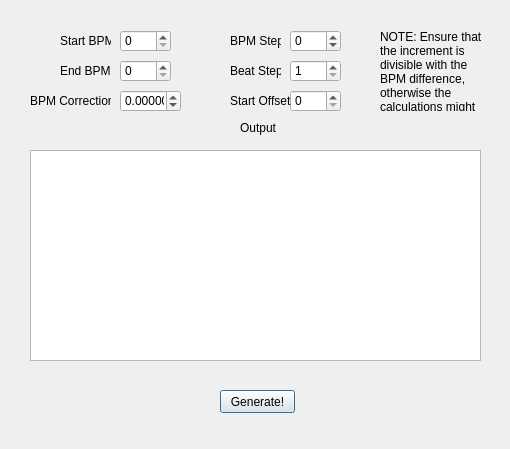
<?xml version="1.0" encoding="UTF-8"?>
<ui version="4.0">
 <class>BPMGenerator</class>
 <widget class="QDialog" name="BPMGenerator">
  <property name="geometry">
   <rect>
    <x>0</x>
    <y>0</y>
    <width>510</width>
    <height>449</height>
   </rect>
  </property>
  <property name="windowTitle">
   <string>BPMGenerator</string>
  </property>
  <widget class="QLabel" name="label">
   <property name="geometry">
    <rect>
     <x>60</x>
     <y>30</y>
     <width>51</width>
     <height>21</height>
    </rect>
   </property>
   <property name="text">
    <string>Start BPM</string>
   </property>
  </widget>
  <widget class="QLabel" name="label_2">
   <property name="geometry">
    <rect>
     <x>60</x>
     <y>60</y>
     <width>51</width>
     <height>21</height>
    </rect>
   </property>
   <property name="text">
    <string>End BPM</string>
   </property>
  </widget>
  <widget class="QLabel" name="label_3">
   <property name="geometry">
    <rect>
     <x>230</x>
     <y>30</y>
     <width>51</width>
     <height>21</height>
    </rect>
   </property>
   <property name="text">
    <string>BPM Step</string>
   </property>
  </widget>
  <widget class="QLabel" name="label_6">
   <property name="geometry">
    <rect>
     <x>240</x>
     <y>120</y>
     <width>47</width>
     <height>16</height>
    </rect>
   </property>
   <property name="text">
    <string>Output</string>
   </property>
  </widget>
  <widget class="QTextEdit" name="output">
   <property name="geometry">
    <rect>
     <x>30</x>
     <y>150</y>
     <width>451</width>
     <height>211</height>
    </rect>
   </property>
   <property name="readOnly">
    <bool>true</bool>
   </property>
  </widget>
  <widget class="QLabel" name="label_7">
   <property name="geometry">
    <rect>
     <x>380</x>
     <y>30</y>
     <width>111</width>
     <height>81</height>
    </rect>
   </property>
   <property name="text">
    <string>NOTE: Ensure that the increment is divisible with the BPM difference, otherwise the calculations might be wrong!</string>
   </property>
   <property name="textFormat">
    <enum>Qt::AutoText</enum>
   </property>
   <property name="scaledContents">
    <bool>false</bool>
   </property>
   <property name="alignment">
    <set>Qt::AlignLeading|Qt::AlignLeft|Qt::AlignTop</set>
   </property>
   <property name="wordWrap">
    <bool>true</bool>
   </property>
  </widget>
  <widget class="QPushButton" name="generate">
   <property name="geometry">
    <rect>
     <x>220</x>
     <y>390</y>
     <width>75</width>
     <height>23</height>
    </rect>
   </property>
   <property name="text">
    <string>Generate!</string>
   </property>
  </widget>
  <widget class="QLabel" name="label_4">
   <property name="geometry">
    <rect>
     <x>230</x>
     <y>60</y>
     <width>51</width>
     <height>21</height>
    </rect>
   </property>
   <property name="text">
    <string>Beat Step</string>
   </property>
  </widget>
  <widget class="QSpinBox" name="beatstep">
   <property name="geometry">
    <rect>
     <x>290</x>
     <y>60</y>
     <width>51</width>
     <height>22</height>
    </rect>
   </property>
   <property name="minimum">
    <number>1</number>
   </property>
   <property name="maximum">
    <number>16</number>
   </property>
  </widget>
  <widget class="QSpinBox" name="bpmstep">
   <property name="geometry">
    <rect>
     <x>290</x>
     <y>30</y>
     <width>51</width>
     <height>22</height>
    </rect>
   </property>
   <property name="minimum">
    <number>-10</number>
   </property>
   <property name="maximum">
    <number>10</number>
   </property>
  </widget>
  <widget class="QSpinBox" name="start">
   <property name="geometry">
    <rect>
     <x>120</x>
     <y>30</y>
     <width>51</width>
     <height>22</height>
    </rect>
   </property>
   <property name="maximum">
    <number>2147483647</number>
   </property>
  </widget>
  <widget class="QSpinBox" name="end">
   <property name="geometry">
    <rect>
     <x>120</x>
     <y>60</y>
     <width>51</width>
     <height>22</height>
    </rect>
   </property>
   <property name="maximum">
    <number>2147483647</number>
   </property>
  </widget>
  <widget class="QSpinBox" name="startoffset">
   <property name="geometry">
    <rect>
     <x>290</x>
     <y>90</y>
     <width>51</width>
     <height>22</height>
    </rect>
   </property>
   <property name="maximum">
    <number>2147483647</number>
   </property>
  </widget>
  <widget class="QLabel" name="label_5">
   <property name="geometry">
    <rect>
     <x>230</x>
     <y>90</y>
     <width>61</width>
     <height>21</height>
    </rect>
   </property>
   <property name="text">
    <string>Start Offset</string>
   </property>
  </widget>
  <widget class="QLabel" name="label_8">
   <property name="geometry">
    <rect>
     <x>30</x>
     <y>90</y>
     <width>81</width>
     <height>21</height>
    </rect>
   </property>
   <property name="text">
    <string>BPM Correction</string>
   </property>
  </widget>
  <widget class="QDoubleSpinBox" name="bpmcorr">
   <property name="geometry">
    <rect>
     <x>120</x>
     <y>90</y>
     <width>61</width>
     <height>22</height>
    </rect>
   </property>
   <property name="decimals">
    <number>5</number>
   </property>
   <property name="minimum">
    <double>-1.000000000000000</double>
   </property>
   <property name="maximum">
    <double>1.000000000000000</double>
   </property>
   <property name="singleStep">
    <double>0.005000000000000</double>
   </property>
  </widget>
 </widget>
 <layoutdefault spacing="6" margin="11"/>
 <resources/>
 <connections/>
</ui>
